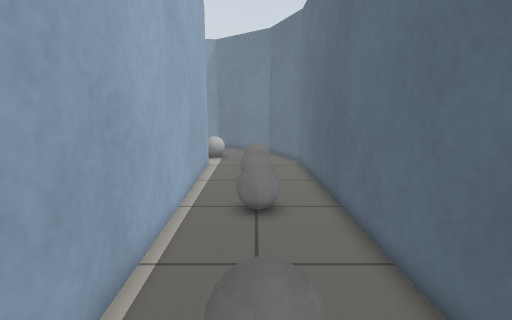
View 1 (above)

17 first-person views from a walk through a world built for the Gazebo simulator. The camera is 0.88 m above the floor, tilts 10° down and sees 85° across. The floor is counted in squares, 0.25 m on a side. Each view is taken from the middle of a square. On the plan, view 1 faces up. The plan holds only what a view shows up to about 20 squares ahead; the rest is blank.

View 2
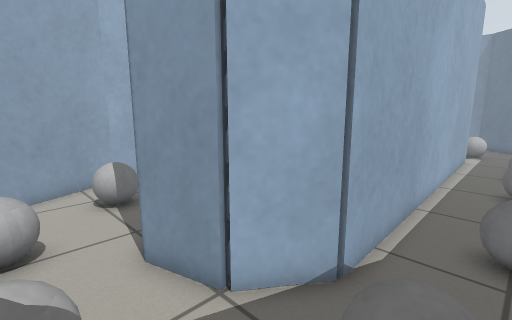

View 3
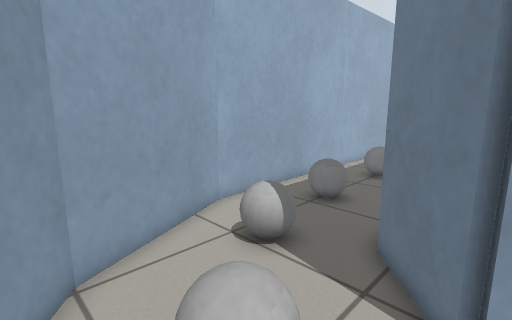

View 4
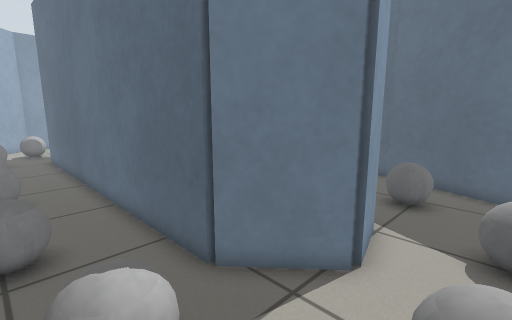

View 5
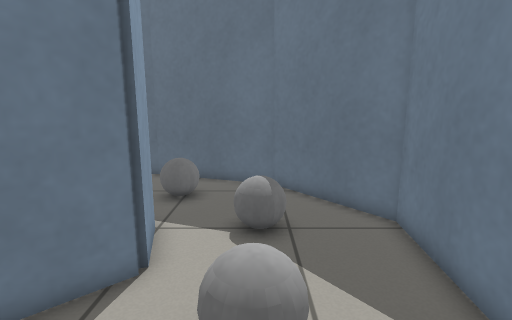

View 6
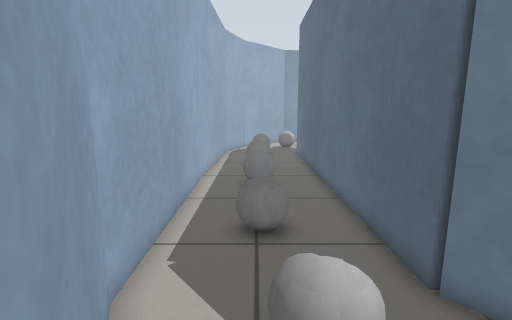

View 7
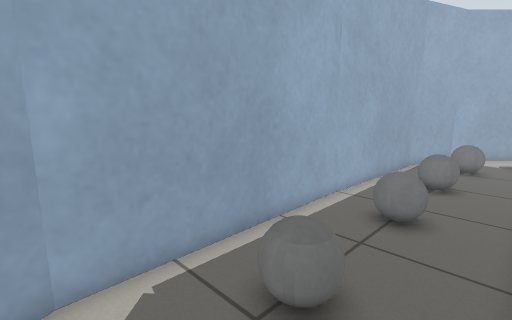

View 8
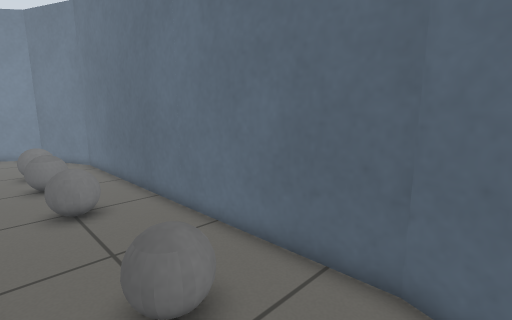

View 9
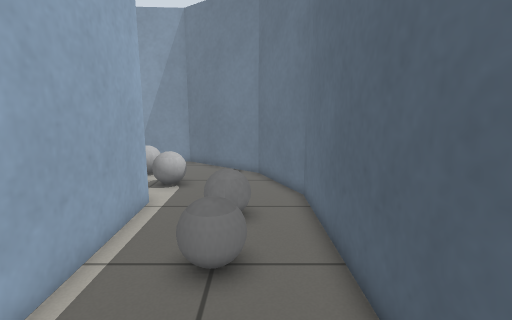

View 10
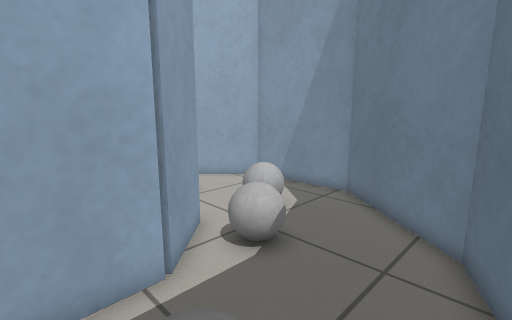

View 11
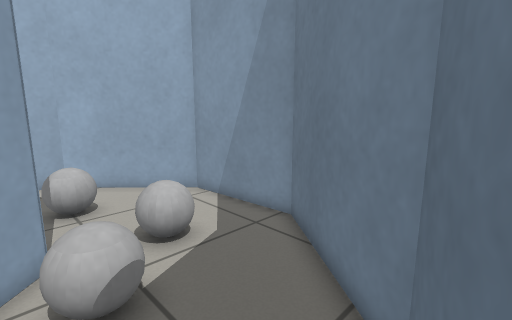

View 12
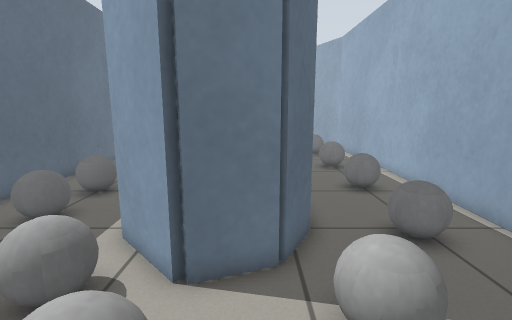

View 13
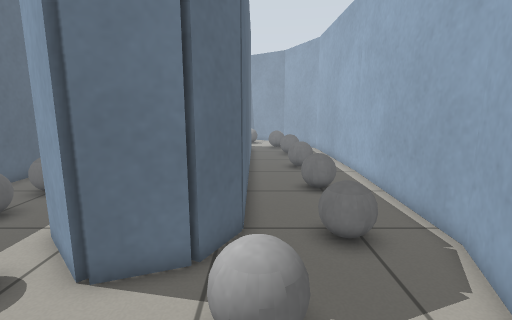

View 14
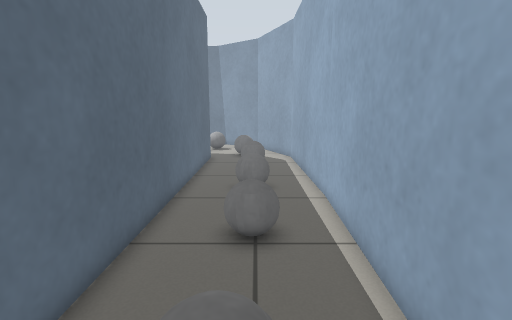

View 15
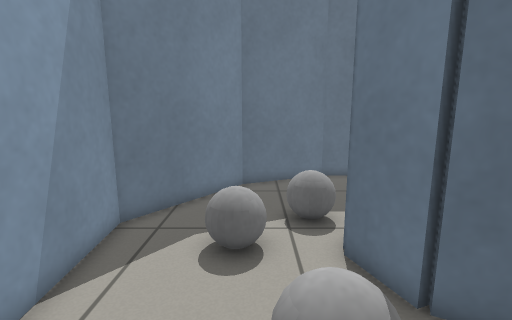

View 16
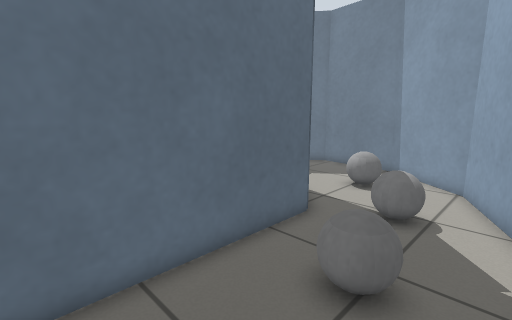

View 17
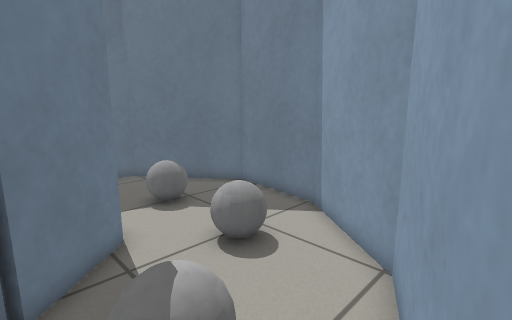

### Floor plan
Points are (right, up) in squares from view 1. A wall is a line through its corners. A room is listed if a view was taken in it or the views show most of it. See-through windows are left out.
Room 1 (views 1, 2, 3, 4, 5, 6, 7, 8, 9, 10, 11, 12, 13, 14, 15, 16, 17)
walls: (-8.6, -0.1) (-8.6, 18.2) (-7.6, 20.1); (-6.2, -2.2) (-6.5, -2.5) (-8.5, -0.2); (-7.4, 19.7) (-7.5, 20.1) (-5.6, 20.8) (-5.5, 20.5) (-5.3, 20.8) (-3.2, 18.6) (-2.5, 0.1) (-3.9, -1.9) (-6.3, -2.6); (-14.9, 9.8) (-14.7, -0.4) (-12.2, -6) (-8.2, -8.9) (-3.5, -9.5) (1.1, -5.8) (3.3, 0.4) (2.9, 19.6) (1.1, 23.7) (-3.6, 27.3) (-8.8, 27) (-13.1, 22.6) (-14.5, 19.1) (-14.9, 9.6)
objects: grey ball (-13, 2) to (-11, 4); grey ball (-13, 8) to (-11, 9); grey ball (-13, 13) to (-11, 14); grey ball (-12, -2) to (-10, -1); grey ball (-12, 18) to (-11, 19); grey ball (-10, 21) to (-8, 23); grey ball (-9, -6) to (-8, -4); grey ball (-6, 23) to (-4, 24); grey ball (-5, -6) to (-3, -4); grey ball (-4, 20) to (-2, 22); grey ball (-1, -3) to (0, -1); grey ball (-1, 2) to (1, 4); grey ball (-1, 9) to (1, 10); grey ball (-1, 13) to (1, 15); grey ball (-1, 16) to (1, 18)

Where each view was taken, in squares from view 1:
view 1: 0 up, 0 right, facing up
view 2: 5 down, 0 right, facing up-left
view 3: 7 down, 6 left, facing up-left
view 4: 5 down, 12 left, facing up-right
view 5: 5 down, 12 left, facing right
view 6: 5 down, 12 left, facing up
view 7: 1 down, 9 left, facing up-left
view 8: 1 down, 2 left, facing up-right
view 9: 8 up, 1 right, facing up
view 10: 16 up, 2 right, facing up-left
view 11: 20 up, 2 right, facing up-left
view 12: 26 up, 7 left, facing down
view 13: 26 up, 9 left, facing down
view 14: 21 up, 12 left, facing down
view 15: 23 up, 12 left, facing right
view 16: 8 up, 14 left, facing down-right
view 17: 0 up, 14 left, facing down-right
